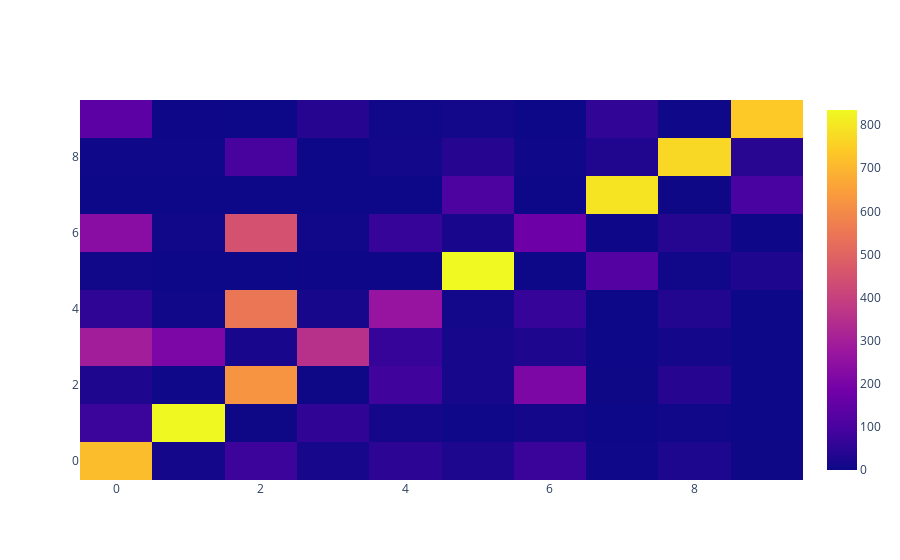

Here is the notebook cell this chart was saved with:
### Code cell
simple_cnn_model.evaluate(X_val, y_val)

### Figure 1 — Plotly figure (JSON) as saved in the notebook; plotly's stock layout.template omitted (floating-point values rounded to 4 significant figures)
{"data": [{"type": "heatmap", "z": [[715, 12, 76, 15, 51, 26, 74, 4, 26, 1], [75, 833, 1, 57, 11, 3, 13, 0, 7, 0], [27, 3, 622, 1, 83, 14, 209, 1, 40, 0], [295, 208, 18, 354, 69, 16, 29, 0, 11, 0], [54, 6, 549, 16, 264, 10, 66, 0, 35, 0], [7, 0, 0, 2, 2, 835, 0, 122, 5, 27], [237, 5, 449, 7, 67, 18, 174, 2, 39, 2], [0, 0, 0, 0, 0, 108, 0, 793, 1, 98], [3, 4, 97, 0, 8, 40, 3, 31, 770, 44], [140, 2, 0, 40, 5, 10, 0, 58, 4, 741]]}], "layout": {}}
